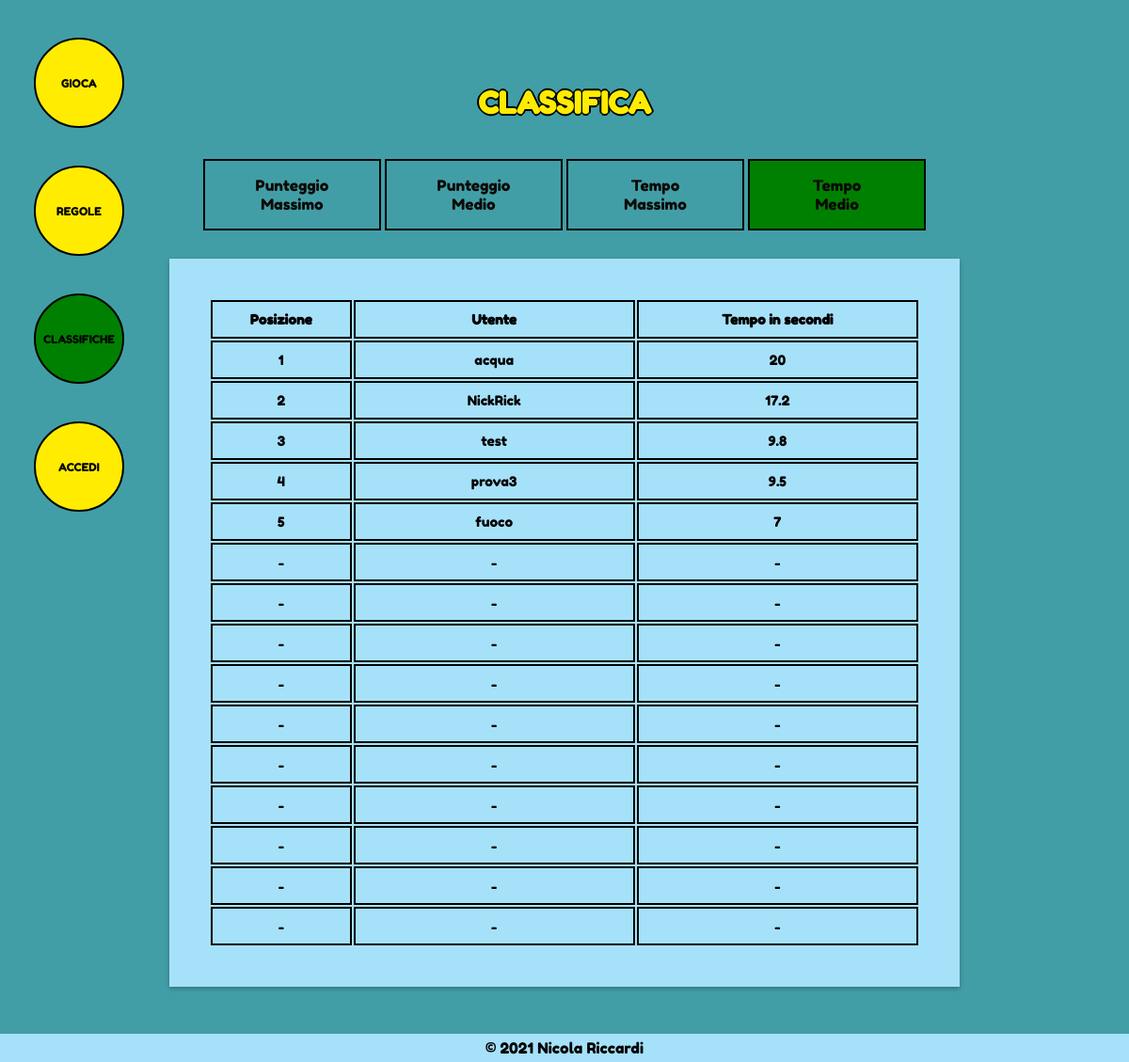
Page /rankings.php?type=avgtime on the committed database.
### tables this page shows
CREATE TABLE `users` (
  `username` varchar(20) NOT NULL,
  `email` varchar(45) NOT NULL,
  `password` varchar(255) NOT NULL,
  `avgscore` int(11) DEFAULT '0',
  `avgtime` int(11) DEFAULT '0',
  `highscore` int(11) DEFAULT '0',
  `best_time` int(11) DEFAULT '0',
  PRIMARY KEY (`username`),
  UNIQUE KEY `username_UNIQUE` (`username`),
  UNIQUE KEY `email_UNIQUE` (`email`)
);

### includes/db_helper.php (called while the page is built, shortened)
<?php
class DBHelper{
	private $mysqli;
	function __construct(){
		$this->mysqli = new mysqli('localhost', 'root', '', 'puyo');
	}
	public function getRanking($page_n, $field){
		$offset = $page_n*ITEMS_PER_PAGE;
		$query = "SELECT username, {$field} AS score FROM users WHERE {$field} > 0 ORDER BY {$field} DESC LIMIT ".ITEMS_PER_PAGE." OFFSET {$offset}";
		$result = $this->mysqli->query($query);
		$array = array();
		while($row = $result->fetch_assoc()) {
			$array[] = array('player' => $row['username'], 'score' => $row['score']);
		}
		return $array;
	}
}
 ?>

### rankings.php (the view, shortened to what this page needs)
<?php
	$validTipo = array('highscore', 'avgscore', 'best_time', 'avgtime');
	if (isset($_GET['type']) && in_array($_GET['type'], $validTipo)){
		$tipo = $_GET['type'];
	}
	else{
		$tipo = 'highscore';
	}
	if(isset($_GET['page'])){
		$page = intval($_GET['page']);
	} else{
		$page = 0;
	}
	include_once('includes/db_helper.php');
	$db = new DBHelper;
	$array = $db->getRanking($page, $tipo);
	include_once("includes/nav_section.php");
?>
	<h1 class="table-title">CLASSIFICA</h1>
	<ul class="type-selector">
		<li><a href="?type=highscore" <?php echo $tipo=='highscore'?'class="active"':'';?>>Punteggio<br>Massimo</a></li>
		<li><a href="?type=avgscore"  <?php echo $tipo=='avgscore'?'class="active"':'';?> >Punteggio<br>Medio</a></li>
		<li><a href="?type=best_time" <?php echo $tipo=='best_time'?'class="active"':'';?>>Tempo<br>Massimo</a></li>
		<li><a href="?type=avgtime"  <?php echo $tipo=='avgtime'?'class="active"':'';?> >Tempo<br>Medio</a></li>
	</ul>
	<table>
		<thead>
			<tr>
				<th class="col1_3">Posizione</th>
				<th class="col2_3">Utente</th>
				<th class="col3_3"><?php echo ($tipo=='avgscore' or $tipo=='highscore')?'Punteggio':'Tempo in secondi'?></th>
			</tr>
		</thead>
		<tbody><?php
			$pos = $page*ITEMS_PER_PAGE;
			$score = -1;
			foreach ($array as $key => $value) {
				$pos++;
				if ($tipo == 'avgtime' or $tipo == 'best_time') {
					$score = floor($value['score']/100)/10;
				} else {
					$score = $value['score'];
				}
				echo "<tr><td class='col1_3'>${pos}</td><td class='col2_3'>{$value['player']}</td><td class='col3_3'>{$score}</td></tr>\n";
			}
			for ($i=count($array); $i < ITEMS_PER_PAGE; $i++) {
				echo "<tr><td class='col1_3'>-</td><td class='col2_3'>-</td><td class='col3_3'>-</td></tr>\n";
			}
		?></tbody>
	</table>
<?php include_once("includes/footer.php"); ?>

### style/style.css (style rules this page uses)
body { background-color:#429EA6; font-family:FredokaOne, Tahoma, monospace; margin:0; }
.active { background-color:green; }

### style/table.css (style rules this page uses)
table { width:100%; font-size:0.9em; color:black; background-color:#A6E1FA; padding:5%; margin:0 auto; box-shadow:0 2px 5px rgba(0,0,0,.26); }
td, th { border:2px solid black; padding:10px; text-align:center; margin:0; }
thead { font-weight:bold; }
.type-selector { text-align:center; width:100%; list-style-type:none; margin:20px 0; padding:0; }
.type-selector li { display:inline-block; margin:10px 0; width:22.5%; vertical-align:middle; }
.type-selector li a { display:block; text-align:center; text-decoration:none; font-size:16px; padding:16px; color:#0B0A07; line-height:20px; border:2px solid black; }
.table-title { color:#FFEC00; width:100%; text-align:center; margin:0; padding:10px 0; text-shadow:2px 0 black, -2px 0 black, 0 2px black, 0 -2px black; }
.col1_3 { width:20%; }
.col2_3, .col3_3 { width:40%; }

### rows in the picture
users: pos "1", username "acqua", avgtime "20"
users: pos "2", username "NickRick", avgtime "17.2"
users: pos "3", username "test", avgtime "9.8"
users: pos "4", username "prova3", avgtime "9.5"
users: pos "5", username "fuoco", avgtime "7"
